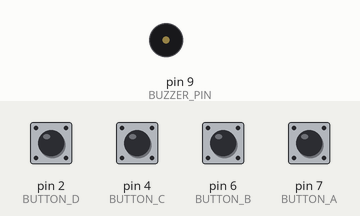
This sketch was run on a simulated Arduino Uno, built with avr-gcc and run on an emulated ATmega328P. Shown: buzzer (waves = sounding). The test bench sets the inputs (shaded band); at power-on: pin 2 (BUTTON_D), pin 4 (BUTTON_C), pin 6 (BUTTON_B), pin 7 (BUTTON_A) HIGH.

Above: at 1.2 s.
1.3 s: pin 2 (BUTTON_D) pulled LOW for 0.15 s
At 1.37 s:
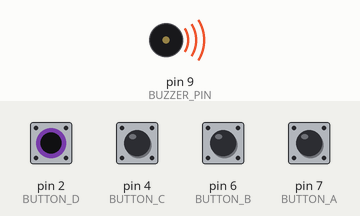
Timing chart, 0 to 4.3 s (numbered marks = the images above; inputs shaded):
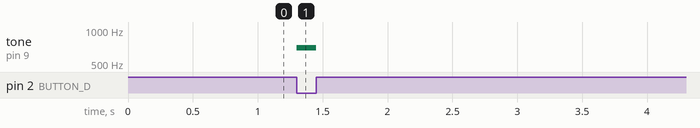

The sketch:

03_piano.ino
```cpp
/*
  Buzzer Piano
  Description: This Arduino sketch plays different musical notes on a buzzer
               when you press corresponding buttons. Each button is assigned
               to play a specific note: C, D, E, or F. The buttons are connected
               to pins D7, D6, D4, and D2. The notes are generated by controlling
               the frequency of the buzzer.
  Hardware: RoboUNO (on-board buzzer on D9 and onboard buttons on D7, D6, D4, and D2)
  Library: -
  Difficulty: XX/10
  Author: ROBO
  Date: August 11, 2023
*/

#define BUZZER_PIN 9  // Buzzer pin, connected to pin D9

#define BUTTON_A 7  // Button for note C, connected to pin D7
#define BUTTON_B 6  // Button for note D, connected to pin D6
#define BUTTON_C 4  // Button for note E, connected to pin D4
#define BUTTON_D 2  // Button for note F, connected to pin D2

#define NOTE_C 523  // Frequency for note C in Hertz
#define NOTE_D 587  // Frequency for note D in Hertz
#define NOTE_E 659  // Frequency for note E in Hertz
#define NOTE_F 698  // Frequency for note F in Hertz

// one octave lower
// #define NOTE_C 261  // Frequency for note C in Hertz
// #define NOTE_D 294  // Frequency for note D in Hertz
// #define NOTE_E 329  // Frequency for note E in Hertz
// #define NOTE_F 349  // Frequency for note F in Hertz

void setup() {
  pinMode(BUTTON_A, INPUT_PULLUP);  // Set the buttons as inputs with pull-up resistors
  pinMode(BUTTON_B, INPUT_PULLUP);
  pinMode(BUTTON_C, INPUT_PULLUP);
  pinMode(BUTTON_D, INPUT_PULLUP);

  pinMode(BUZZER_PIN, OUTPUT);  // Set the buzzer pin as an output
}

void loop() {
  // Read the state of each button pin and play the corresponding note it it's pressed
  if (digitalRead(BUTTON_A) == LOW) {
    tone(BUZZER_PIN, NOTE_C);  // Play note C
  } else if (digitalRead(BUTTON_B) == LOW) {
    tone(BUZZER_PIN, NOTE_D);  // Play note D
  } else if (digitalRead(BUTTON_C) == LOW) {
    tone(BUZZER_PIN, NOTE_E);  // Play note E
  } else if (digitalRead(BUTTON_D) == LOW) {
    tone(BUZZER_PIN, NOTE_F);  // Play note F
  } else {
    noTone(BUZZER_PIN);  // Turn off the buzzer if no button is pressed
  }
}
```

Measured:
- after the input at 1.3 s, tone on pin 9 (BUZZER_PIN): silent → 698 Hz at once, → silent 0.15 s later
